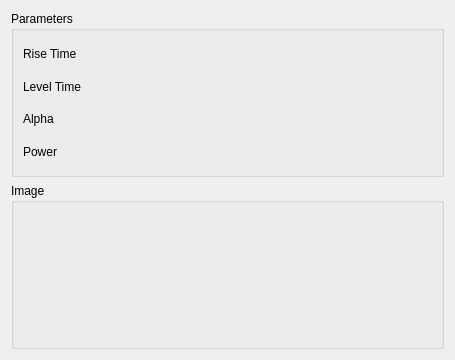
<?xml version="1.0" encoding="UTF-8"?>
<ui version="4.0">
 <class>SeismicLabGui::DlgJenningsEtAl1968Modulation</class>
 <widget class="QWidget" name="SeismicLabGui::DlgJenningsEtAl1968Modulation">
  <property name="geometry">
   <rect>
    <x>0</x>
    <y>0</y>
    <width>455</width>
    <height>360</height>
   </rect>
  </property>
  <property name="windowTitle">
   <string>Feature Parameters</string>
  </property>
  <property name="sizeGripEnabled" stdset="0">
   <bool>true</bool>
  </property>
  <layout class="QGridLayout" name="gridLayout">
   <item row="1" column="0">
    <widget class="QGroupBox" name="GroupBox5_5">
     <property name="title">
      <string>Image</string>
     </property>
     <layout class="QGridLayout" name="_6">
      <property name="leftMargin">
       <number>9</number>
      </property>
      <property name="topMargin">
       <number>9</number>
      </property>
      <property name="rightMargin">
       <number>9</number>
      </property>
      <property name="bottomMargin">
       <number>9</number>
      </property>
      <property name="spacing">
       <number>6</number>
      </property>
      <item row="1" column="0">
       <layout class="QHBoxLayout" name="horizontalLayout_9" stretch="0">
        <item>
         <widget class="QLabel" name="label_Image">
          <property name="text">
           <string/>
          </property>
         </widget>
        </item>
       </layout>
      </item>
     </layout>
    </widget>
   </item>
   <item row="0" column="0">
    <widget class="QGroupBox" name="GroupBox5_3">
     <property name="title">
      <string>Parameters</string>
     </property>
     <layout class="QGridLayout" name="_3">
      <property name="leftMargin">
       <number>9</number>
      </property>
      <property name="topMargin">
       <number>9</number>
      </property>
      <property name="rightMargin">
       <number>9</number>
      </property>
      <property name="bottomMargin">
       <number>9</number>
      </property>
      <property name="spacing">
       <number>6</number>
      </property>
      <item row="4" column="0">
       <layout class="QHBoxLayout" name="horizontalLayout_6" stretch="0,0">
        <item>
         <widget class="QLabel" name="label_6">
          <property name="text">
           <string>Power</string>
          </property>
         </widget>
        </item>
        <item>
         <widget class="Gui::QuantitySpinBox" name="doubleSpinBox_Power" native="true">
          <property name="keyboardTracking" stdset="0">
           <bool>false</bool>
          </property>
         </widget>
        </item>
       </layout>
      </item>
      <item row="1" column="0">
       <layout class="QHBoxLayout" name="horizontalLayout" stretch="0,0">
        <item>
         <widget class="QLabel" name="label">
          <property name="text">
           <string>Rise Time</string>
          </property>
         </widget>
        </item>
        <item>
         <widget class="Gui::QuantitySpinBox" name="doubleSpinBox_RiseTime" native="true">
          <property name="keyboardTracking" stdset="0">
           <bool>false</bool>
          </property>
         </widget>
        </item>
       </layout>
      </item>
      <item row="3" column="0">
       <layout class="QHBoxLayout" name="horizontalLayout_5" stretch="0,0">
        <item>
         <widget class="QLabel" name="label_5">
          <property name="text">
           <string>Alpha</string>
          </property>
         </widget>
        </item>
        <item>
         <widget class="Gui::QuantitySpinBox" name="doubleSpinBox_Alpha" native="true">
          <property name="keyboardTracking" stdset="0">
           <bool>false</bool>
          </property>
         </widget>
        </item>
       </layout>
      </item>
      <item row="2" column="0">
       <layout class="QHBoxLayout" name="horizontalLayout_4" stretch="0,0">
        <item>
         <widget class="QLabel" name="label_4">
          <property name="text">
           <string>Level Time</string>
          </property>
         </widget>
        </item>
        <item>
         <widget class="Gui::QuantitySpinBox" name="doubleSpinBox_LevelTime" native="true">
          <property name="keyboardTracking" stdset="0">
           <bool>false</bool>
          </property>
         </widget>
        </item>
       </layout>
      </item>
     </layout>
    </widget>
   </item>
  </layout>
 </widget>
 <customwidgets>
  <customwidget>
   <class>Gui::QuantitySpinBox</class>
   <extends>QWidget</extends>
   <header>Gui/QuantitySpinBox.h</header>
  </customwidget>
 </customwidgets>
 <resources/>
 <connections/>
</ui>
